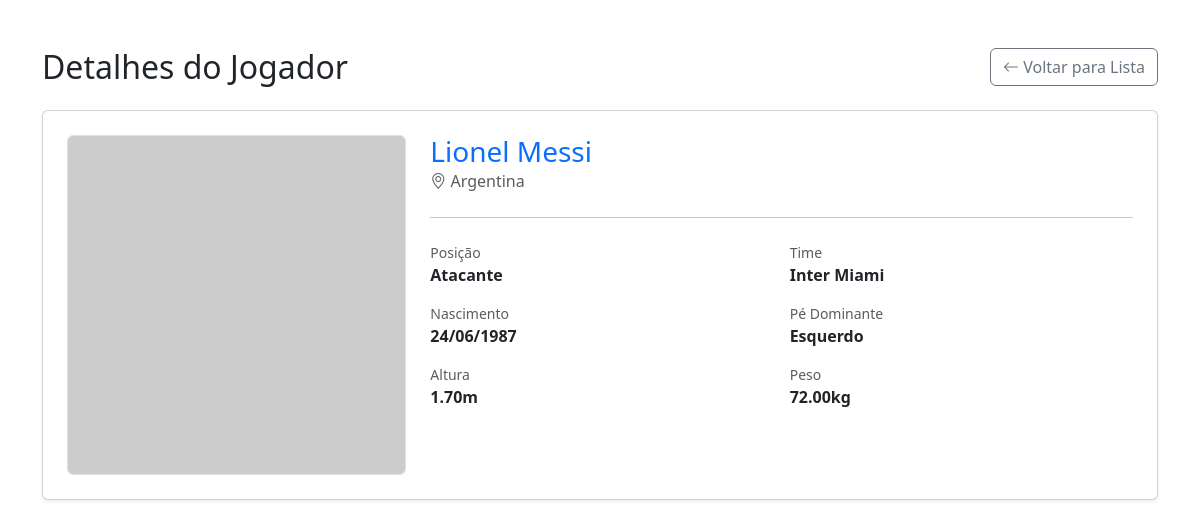
The page /jogadores/jogador?id=1 on the database its author committed.
### tables this page shows
CREATE TABLE IF NOT EXISTS jogadores (
    id INT AUTO_INCREMENT PRIMARY KEY,
    nome VARCHAR(255) NOT NULL,
    data_nascimento DATE NOT NULL,
    nacionalidade VARCHAR(100) NULL,
    altura DECIMAL(4,2) NULL,
    peso DECIMAL(5,2) NULL,
    pe_dominante ENUM('Esquerdo', 'Direito', 'Ambos') NULL,
    posicao ENUM('Goleiro', 'Defensor', 'Meio-campista', 'Atacante') NULL,
    time VARCHAR(100) NULL,
    imagem VARCHAR(255) DEFAULT NULL,
    criado_em TIMESTAMP DEFAULT CURRENT_TIMESTAMP
);

### app/controllers/JogadorController.php (called while the page is built, shortened)
<?php
class JogadorController extends Controller
{
    private JogadorService $service;
    public function __construct()
    {
        $this->service = new JogadorService();
    }
    public function verJogador()
    {
        $id = $_GET['id'];
        $data['jogador'] = $this->service->getJogador($id);
        $this->view('jogadores/jogadores_show', $data);
    }
}

### app/core/Router.php (called while the page is built, shortened)
<?php
class Router
{
    private array $routes = [];
    public function get($route, $action){
        $this->routes[] = [
            'method' => 'get',
            'route' => $route,
            'action' => $action
        ];
    }
    public function post($route, $action){
        $this->routes[] = [
            'method' => 'post',
            'route' => $route,
            'action' => $action
        ];
    }
    public function run()
    {
        $uri  = parse_url($_SERVER['REQUEST_URI'], PHP_URL_PATH);
        $method = strtolower($_SERVER['REQUEST_METHOD']);
        foreach ($this->routes as $route) {
            if ($route['route'] == $uri && $route['method'] == $method) {
                return $this->dispatch($route);
            }
        }
        exit('Rota não encontrada');
    }
    public function dispatch($route){
        list($controller, $method) = explode('@', $route['action']);
        $controller = new $controllerClass;
        $controller->$method();
    }
}

### public/index.php (called while the page is built, shortened)
<?php
require_once __DIR__ . '/../app/core/Autoload.php';
$router = new Router();
$router->get('/', 'JogadorController@listarTodos');
$router->get('/jogadores', 'JogadorController@listarTodos');
$router->get('/jogadores/jogador', 'JogadorController@verJogador');
$router->get('/jogadores/cadastrar', 'JogadorController@criar');
$router->post('/jogadores/salvar', 'JogadorController@salvar');
$router->get('/jogadores/editar', 'JogadorController@editar');
$router->post('/jogadores/atualizar', 'JogadorController@atualizar');
$router->get('/jogadores/excluir', 'JogadorController@excluir');
$router->get('/teste', 'JogadorController@redirecionarTeste');
$router->get('/usuarios', 'UsuarioController@index');
$router->get('/usuarios/cadastrar', 'UsuarioController@cadastrar');
$router->post('/usuarios/salvar', 'UsuarioController@salvar');
$router->get('/usuarios/editar', 'UsuarioController@editar');
$router->post('/usuarios/atualizar', 'UsuarioController@atualizar');
$router->get('/usuarios/excluir', 'UsuarioController@excluir');
$router->run();

### app/repositories/JogadorRepository.php (called while the page is built, shortened)
<?php
class JogadorRepository
{
    private PDO $connection;
    function __construct()
    {
        $this->connection = ConnectionFactory::getConnection();
    }
    public function getJogador(int $id)
    {
        $stm = $this->connection->prepare("SELECT * FROM jogadores WHERE id = :id");
        $stm->bindValue('id', $id);
        $stm->execute();
        $jogador = $stm->fetch();
        return $jogador;
    }
}

### app/database/ConnectionFactory.php (called while the page is built, shortened)
<?php
class ConnectionFactory {
    private static ?PDO $connection = null;
    public static function getConnection(){
        if (self::$connection == null) {
            try {
                $dsn = "mysql:host=" . DB_HOST . ";dbname=" . DB_NAME ;
                self::$connection = self::createConnection($dsn);
            } catch(Exception $e){
                print("Não foi possível acessar o banco:  " . DB_NAME);
                print("<br>O erro foi: ". $e->getMessage());
                print("<br>Tentando inicializar o banco de dados...");
                $dsn = "mysql:host=" . DB_HOST;
                self::$connection = self::createConnection($dsn);
                $databaseInit = new DatabaseInitializer();
                $databaseInit->init(self::$connection);
                $dsn = "mysql:host=" . DB_HOST . ";dbname=" . DB_NAME ;
                self::$connection = self::createConnection($dsn);
            }
        }
        return self::$connection;
    }
    private static function createConnection(string $dsn){
        $connection = new PDO($dsn, DB_USER, DB_PASS);
        $connection->setAttribute(PDO::ATTR_ERRMODE, PDO::ERRMODE_EXCEPTION);
        $connection->setAttribute(PDO::ATTR_DEFAULT_FETCH_MODE, PDO::FETCH_ASSOC);
        return $connection;
    }
}

### app/services/JogadorService.php (called while the page is built, shortened)
<?php
class JogadorService {
    private JogadorRepository $repository;
    public function __construct(){
        $this->repository = new JogadorRepository();
    }
    public function getJogador(int $id){
        return $this->repository->getJogador($id);
    }
}

### app/core/Autoload.php (called while the page is built, shortened)
<?php
spl_autoload_register(function($class){
    $prefix = 'app\\';
    $baseDir = __DIR__ . '/../';
    if (str_starts_with($class, $prefix)) {
        $path = substr($class, strlen($prefix));
        $classFile = $baseDir .  str_replace('\\', '/', $path) . '.php';
    } else {
        throw new Exception("A classe {$class} não pode ser carregada");
    }
});

### app/views/jogadores/jogadores_show.php (the view, shortened to what this page needs)
<!DOCTYPE html>
<html lang="pt-br">
<head>
    <link href="https://cdn.jsdelivr.net/npm/bootstrap@5.3.3/dist/css/bootstrap.min.css" rel="stylesheet">
    <link href="https://cdn.jsdelivr.net/npm/bootstrap-icons/font/bootstrap-icons.css" rel="stylesheet">
</head>
<body>
    <div class="container py-5">
        <?php if (isset($jogador)): ?>
            <div class="d-flex justify-content-between align-items-center mb-4">
                <h2 class="mb-0">Detalhes do Jogador</h2>
                <a href="<?= URL_BASE ?>/jogadores" class="btn btn-outline-secondary">
                    <i class="bi bi-arrow-left"></i> Voltar para Lista
                </a>
            </div>
            <div class="card shadow-sm">
                <div class="card-body p-4">
                    <div class="row g-4">
                        <div class="col-md-4">
                            <div class="bg-light rounded d-flex align-items-center justify-content-center border" style="aspect-ratio: 1/1; overflow: hidden;">
                                <?php if (!empty($jogador['imagem'])): ?>
                                    <img src="<?= URL_BASE ?>/uploads/<?= $jogador['imagem'] ?>" alt="<?= $jogador['nome'] ?>" class="img-fluid w-100 h-100" style="object-fit: cover;">
                                <?php endif; ?>
                            </div>
                        </div>
                        <div class="col-md-8">
                            <div class="mb-3">
                                <h3 class="mb-0 text-primary"><?= $jogador['nome'] ?></h3>
                                <p class="text-muted"><i class="bi bi-geo-alt"></i> <?= $jogador['nacionalidade'] ?></p>
                            </div>
                            <hr class="my-4">
                            <div class="row g-3">
                                <div class="col-sm-6">
                                    <small class="text-muted d-block uppercase text-xs">Posição</small>
                                    <span class="fw-bold"><?= $jogador['posicao'] ?? 'Não informada' ?></span>
                                </div>
                                <div class="col-sm-6">
                                    <small class="text-muted d-block uppercase text-xs">Time</small>
                                    <span class="fw-bold"><?= $jogador['time'] ?? 'Não informado' ?></span>
                                </div>
                                <div class="col-sm-6">
                                    <small class="text-muted d-block uppercase text-xs">Nascimento</small>
                                    <span class="fw-bold"><?= isset($jogador['data_nascimento']) ? date('d/m/Y', strtotime($jogador['data_nascimento'])) : 'Não informado' ?></span>
                                </div>
                                <div class="col-sm-6">
                                    <small class="text-muted d-block uppercase text-xs">Pé Dominante</small>
                                    <span class="fw-bold"><?= $jogador['pe_dominante'] ?? 'Não informado' ?></span>
                                </div>
                                <div class="col-sm-6">
                                    <small class="text-muted d-block uppercase text-xs">Altura</small>
                                    <span class="fw-bold"><?= $jogador['altura'] ?>m</span>
                                </div>
                                <div class="col-sm-6">
                                    <small class="text-muted d-block uppercase text-xs">Peso</small>
                                    <span class="fw-bold"><?= $jogador['peso'] ?>kg</span>
                                </div>
                            </div>
                        </div>
                    </div>
                </div>
            </div>
        <?php endif; ?>
    </div>
</body>
</html>

### app/core/Controller.php (shortened to what this page needs)
<?php
class Controller {
    public function view(string $view, ?array $data = null){
        $path = __DIR__ . "/../views/$view.php";
        if(file_exists($path)){
            require_once $path;
        } else {
            print 'A view solicitada não foi encontrada: ' . $view;
        }
    }
}

### rows shown on the page
jogadores: nome "Lionel Messi", nacionalidade "Argentina", posicao "Atacante", time "Inter Miami", data_nascimento "24/06/1987", pe_dominante "Esquerdo", altura "1.70", peso "72.00"
